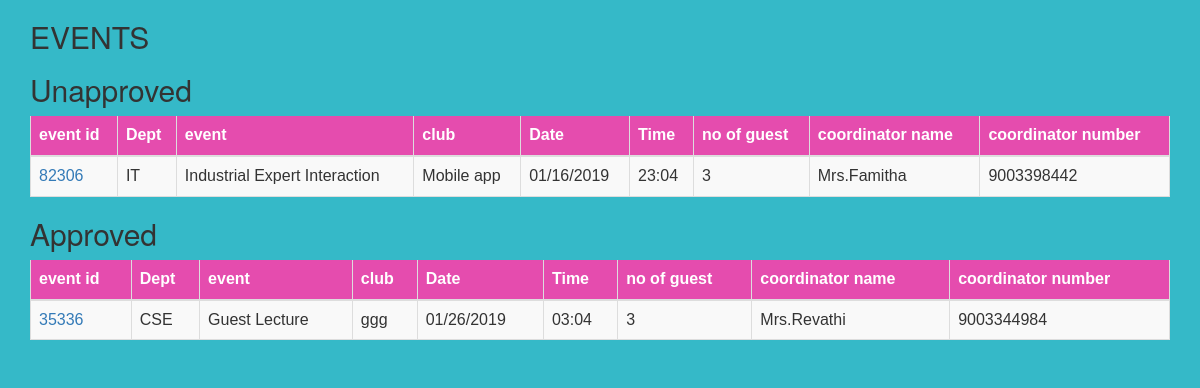
Screenshot of /principal.php with the database file from the repository.
### tables this page shows
CREATE TABLE `event` (
  `event_id` int(100) NOT NULL,
  `dept` varchar(100) NOT NULL,
  `name` varchar(100) NOT NULL,
  `club_name` varchar(100) NOT NULL,
  `date` varchar(100) NOT NULL,
  `time` varchar(100) NOT NULL,
  `venue` varchar(100) NOT NULL,
  `c_name` varchar(100) NOT NULL,
  `c_no` varchar(100) NOT NULL,
  `approve` varchar(100) NOT NULL DEFAULT 'no',
  `mapprove` varchar(100) NOT NULL DEFAULT 'no',
  `tapprove` varchar(100) NOT NULL DEFAULT 'no',
  `papprove` varchar(100) NOT NULL DEFAULT 'no'
);

### principal.php (the view, shortened to what this page needs)
<html lang="en">
<head>
  <link rel="stylesheet" href="https://maxcdn.bootstrapcdn.com/bootstrap/3.3.7/css/bootstrap.min.css">
  <link href="css.css" rel="stylesheet" type="text/css"></link>
</head>
<body>
<div class="container">
  <h2>EVENTS</h2>
<h2>Unapproved</h2>
  <table class="table table-striped">
    <thead>
      <tr>
        <th>event id</th>
        <th>Dept</th>
	<th>event</th>
        <th>club</th>
	<th>Date</th>
	<th>Time</th>
  <th>no of guest</th>
  <th>coordinator name</th>
  <th>coordinator number</th>
      </tr>
    </thead>
    <tbody>
      <tr>
<?php
 include 'db.php';
$r=mysqli_query($c,"select * from event where approve='yes' and papprove='no'");
while ($row=mysqli_fetch_row($r))
{
echo "<td>".'<a href="pcoordinator.php?id='.$row[0].'">'.$row[0].'</a>'."</td>";
echo "<td>".$row[1]." </td>";
echo "<td> ".$row[2]."</td>";
echo "<td> ".$row[3]."</td>";
echo "<td> ".$row[4]."</td>";
echo "<td> ".$row[5]."</td>";
echo "<td> ".$row[6]."</td>";
echo "<td> ".$row[7]."</td>";
echo "<td> ".$row[8]."</td>";
echo  "</tr>";
}
?>
    </tbody>
  </table>
  <h2>Approved</h2>
  <table class="table table-striped">
    <thead>
      <tr>
        <th>event id</th>
        <th>Dept</th>
  <th>event</th>
        <th>club</th>
  <th>Date</th>
  <th>Time</th>
  <th>no of guest</th>
  <th>coordinator name</th>
  <th>coordinator number</th>
      </tr>
    </thead>
    <tbody>
      <tr>
<?php
 include 'db.php';
$r=mysqli_query($c,"select * from event where approve='yes' and papprove='yes' ");
while ($row=mysqli_fetch_row($r))
{
echo "<td>".'<a href="pdiscoordinator.php?id='.$row[0].'">'.$row[0].'</a>'."</td>";
echo "<td>".$row[1]." </td>";
echo "<td> ".$row[2]."</td>";
echo "<td> ".$row[3]."</td>";
echo "<td> ".$row[4]."</td>";
echo "<td> ".$row[5]."</td>";
echo "<td> ".$row[6]."</td>";
echo "<td> ".$row[7]."</td>";
echo "<td> ".$row[8]."</td>";
echo  "</tr>";
}
?>
    </tbody>
  </table>
</div>

### css.css (style rules this page uses)
body { background:#2db7c6f5; }
table { font-family: "Trebuchet MS", Arial, Helvetica, sans-serif; border-collapse: collapse; width: 100%; }
td,th { border: 1px solid #ddd; padding: 8px; }
tr { background-color: #f2f2f2; }
th { padding-top: 12px; padding-bottom: 12px; text-align: left; background-color: #e431a4db; color: white; }

### rows the page displays
event: event_id "82306", dept "IT", name "Industrial Expert Interaction", club_name "Mobile app", date "01/16/2019", time "23:04", venue "3", c_name "Mrs.Famitha", c_no "9003398442"
event: event_id "35336", dept "CSE", name "Guest Lecture", club_name "ggg", date "01/26/2019", time "03:04", venue "3", c_name "Mrs.Revathi", c_no "9003344984"
